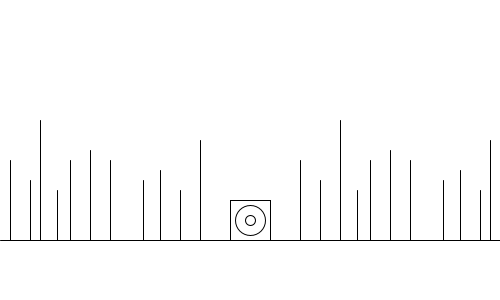
Frame 1 (no input)
Frame 60 (the mouse pressed at the canvas centre just before this capture): identical to frame 1, image omitted
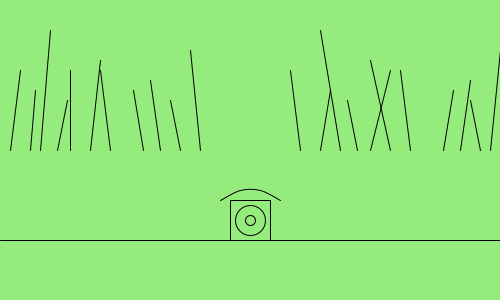
Frame 120 (the mouse held since frame 60 and released just before this capture)

The Processing sketch that drew these frames (run headless with seeded random() and noise(); from frame 60 on, the mouse is pressed at the canvas centre):

// Processing sketch: processing_74746
// ── processing_74746.pde

int y = 0;

void setup() {
  size(500, 300);
}

void draw() {
 
 if(mousePressed) {
   background(mouseY, 235, mouseX/2);
   line(0, 240, 500, 240);
   
   if(mouseY < 240) {
     y = mouseY;
   }
   else {
     y = 240;
   }
   //danceLeft
   line(10, y, 20, y-80);
   line(30, y, 35, y-60);
   line(40, y, 50, y-120);
   line(57, y, 67, y-50);
   line(70, y, 70, y-80);
   line(90, y, 100, y-90);
   line(110, y, 100, y-80);
   line(143, y, 133, y-60);
   line(160, y, 150, y-70);
   line(180, y, 170, y-50);
   line(200, y, 190, y-100);
   
   //danceRight
   line(300, y, 290, y-80);
   line(320, y, 330, y-60);
   line(340, y, 320, y-120);
   line(357, y, 347, y-50);
   line(370, y, 390, y-80);
   line(390, y, 370, y-90);
   line(410, y, 400, y-80);
   line(443, y, 453, y-60);
   line(460, y, 470, y-70);
   line(480, y, 470, y-50);
   line(490, y, 500, y-100);
   
   //box
   quad(230, 240, 230, 200, 270, 200, 270, 240);
   ellipse(250, 220, 30, 30);
   ellipse(250, 220, 10, 10);
   
   //sound
   noFill();
   beginShape();
   curveVertex(220, 200);
   curveVertex(220, 200);
   curveVertex(240, 190);
   curveVertex(260, 190);
   curveVertex(280, 200);
   curveVertex(280, 200);
   endShape();
   
 }

  else {
   background(255);
   
   //standLeft
   line(0, 240, 500, 240);
   line(10, 240, 10, 160);
   line(30, 240, 30, 180);
   line(40, 240, 40, 120);
   line(57, 240, 57, 190);
   line(70, 240, 70, 160);
   line(90, 240, 90, 150);
   line(110, 240, 110, 160);
   line(143, 240, 143, 180);
   line(160, 240, 160, 170);
   line(180, 240, 180, 190);
   line(200, 240, 200, 140);
   
   //standRight
   line(300, 240, 300, 160);
   line(320, 240, 320, 180);
   line(340, 240, 340, 120);
   line(357, 240, 357, 190);
   line(370, 240, 370, 160);
   line(390, 240, 390, 150);
   line(410, 240, 410, 160);
   line(443, 240, 443, 180);
   line(460, 240, 460, 170);
   line(480, 240, 480, 190);
   line(490, 240, 490, 140);
   
   //box
   quad(230, 240, 230, 200, 270, 200, 270, 240);
   ellipse(250, 220, 30, 30);
   ellipse(250, 220, 10, 10);
   
  } 
}
